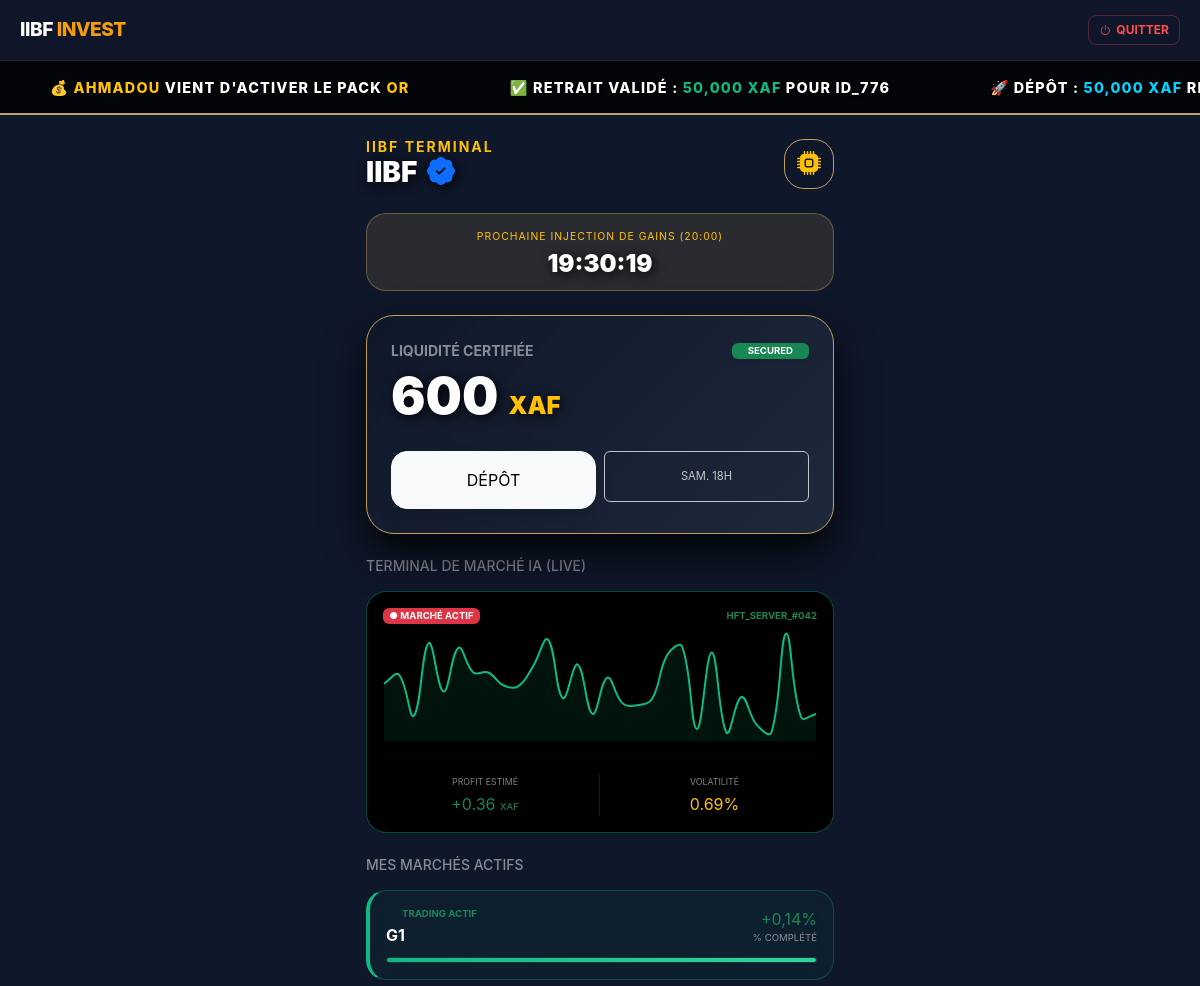
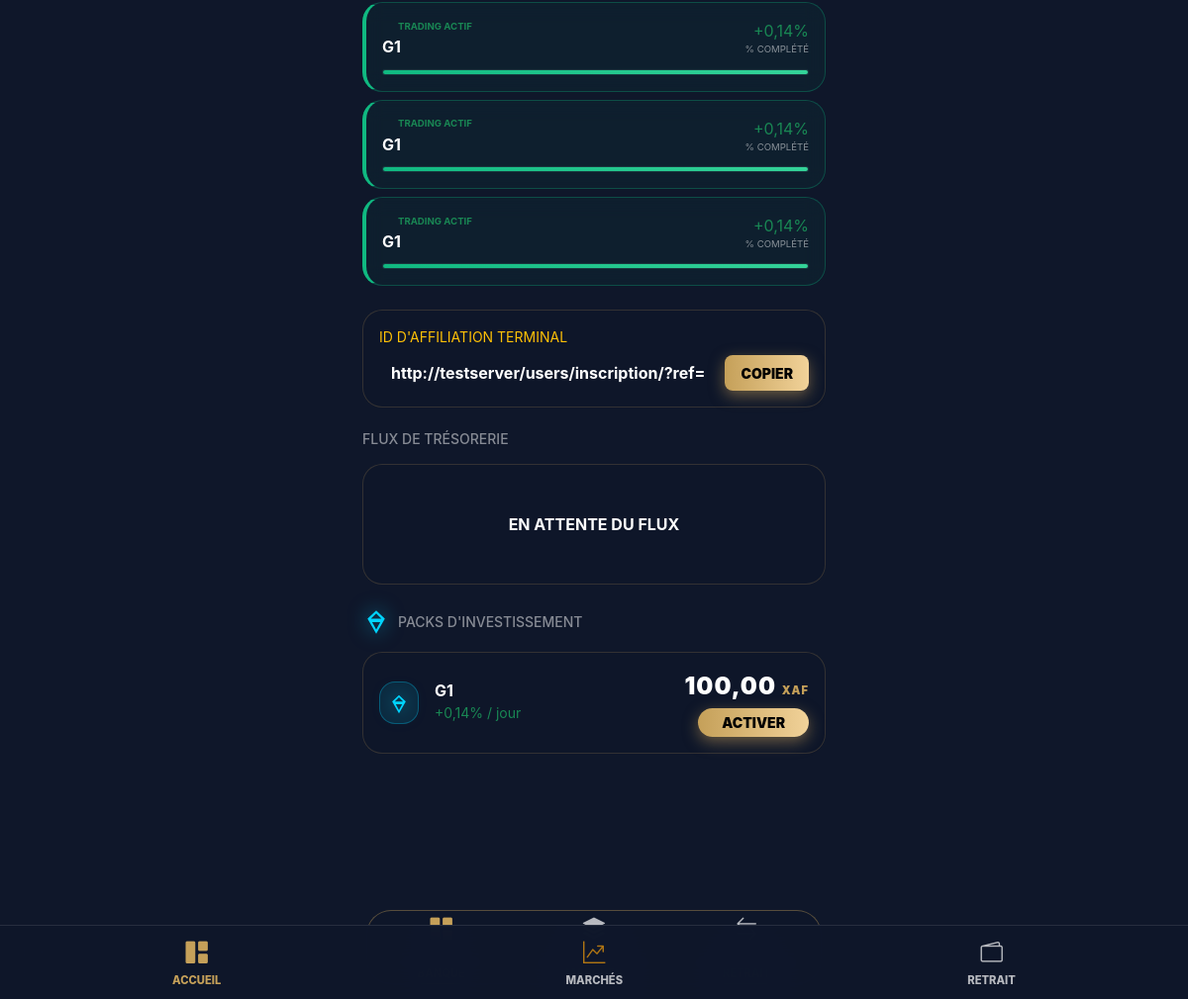
The page /dashboard/ (signed in) on the database its author committed (2 pictures, top to bottom).
### ponzi/models.py (models this page shows, shortened)
class Investissement(models.Model):
    utilisateur = models.ForeignKey(User, on_delete=models.CASCADE)
    grille = models.ForeignKey(Grille, on_delete=models.CASCADE)
    date_activation = models.DateTimeField(auto_now_add=True)
    actif = models.BooleanField(default=True)

class Grille(models.Model):
    nom = models.CharField(max_length=100)
    montant = models.DecimalField(max_digits=12, decimal_places=2)
    pourcentage_gain = models.DecimalField(max_digits=5, decimal_places=2)
    duree_jours = models.IntegerField(default=30)

### ponzi/views.py (the view)
# urls.py: path('dashboard/', views.dashboard_view, name='dashboard'),
@login_required
def dashboard_view(request):
    profil = request.user.profil
    mes_investissements = Investissement.objects.filter(
        utilisateur=request.user,
        actif=True
    ).select_related('grille')
    derniers_gains = HistoriqueGain.objects.filter(profil=profil).order_by('-date_distribution')[:7]
    maintenant = timezone.now()
    peut_retirer = (maintenant.weekday() == 5 and maintenant.hour >= 18)
    context = {
        'profil': profil,
        'mes_investissements': mes_investissements,
        'derniers_gains': derniers_gains,
        'peut_retirer': peut_retirer,
        'grilles': Grille.objects.all().order_by('montant'),
    }
    return render(request, 'ponzi/dashboard.html', context)

### templates/ponzi/dashboard.html (shortened to what this page needs)
{% extends "ponzi/base.html" %}
{% block content %}
<div class="ticker-wrap">
    <div id="dynamic-ticker" class="ticker"></div>
</div>
<div class="app-container px-3">
    <div class="d-flex justify-content-between align-items-center pt-4 mb-4">
        <div>
            <h6 class="text-warning fw-bold mb-0 small" style="letter-spacing: 2px;">IIBF TERMINAL</h6>
            <h3 class="text-wao mb-0 text-white">{{ user.username }} <i class="bi bi-patch-check-fill text-primary ms-1"></i></h3>
        </div>
        <div class="glass-card p-2 d-flex align-items-center justify-content-center" style="width: 50px; height: 50px; border: 1px solid var(--bank-gold) !important;">
            <i class="bi bi-cpu-fill text-warning fs-4"></i>
        </div>
    </div>
    <div class="glass-card p-2 text-center mb-4 border-warning" style="background: rgba(197, 160, 89, 0.15); border: 1px solid rgba(197, 160, 89, 0.4) !important;">
        <small class="text-warning fw-900 text-uppercase" style="font-size: 0.65rem; letter-spacing: 1px;">Prochaine Injection de Gains (20:00)</small>
        <div id="countdown" class="text-wao fs-4 text-white">00:00:00</div>
    </div>
    <div class="card-wallet p-4 mb-4">
        <div class="d-flex justify-content-between align-items-center mb-1">
            <span class="text-white-50 fw-bold small">LIQUIDITÉ CERTIFIÉE</span>
            <span class="badge bg-success text-white fw-bold shadow-sm px-3" style="font-size: 0.6rem;">SECURED</span>
        </div>
        <h1 class="text-wao mb-4 text-white" style="font-size: 3.2rem;">
            <span id="votre-solde">0</span> <span class="fs-4 text-warning">XAF</span>
        </h1>
        <div class="row g-2">
            <div class="col-6">
                <a href="https://wa.me/237687391981?text=Dépôt%20ID:{{user.id}}" class="btn btn-light w-100 py-3 fw-900 rounded-4 shadow">DÉPÔT</a>
            </div>
            <div class="col-6">
                {% if peut_retirer %}
                    <a href="{% url 'demander_retrait' %}" class="btn btn-activate w-100 py-3 shadow">RETRAIT</a>
                {% else %}
                    <button class="btn btn-outline-light w-100 py-3 opacity-75 fw-900" style="font-size: 0.7rem;" onclick="alert('Retrait disponible Samedi à 18h')">SAM. 18H</button>
                {% endif %}
            </div>
        </div>
    </div>
    <div class="mb-4">
        <h6 class="text-white-50 fw-900 small mb-3 text-uppercase">Terminal de Marché IA (Live)</h6>
        <div class="glass-card p-3" style="background: #000; border: 1px solid rgba(16, 185, 129, 0.4);">
            <div class="d-flex justify-content-between align-items-center mb-2">
                <span class="badge bg-danger blink" style="font-size: 0.6rem;">● MARCHÉ ACTIF</span>
                <span class="text-success small fw-bold" style="font-size: 0.6rem;">HFT_SERVER_#042</span>
            </div>
            <div style="height: 110px; position: relative;">
                <canvas id="tradingChart"></canvas>
            </div>
            <hr style="border-color: rgba(255,255,255,0.1);">
            <div class="row text-center mt-3">
                <div class="col-6 border-end border-white border-opacity-10">
                    <small class="text-white-50 d-block mb-1" style="font-size: 0.55rem;">PROFIT ESTIMÉ</small>
                    <span id="live-profit" class="text-success fw-900">+0.00</span> <small class="text-success" style="font-size: 0.6rem;">XAF</small>
                </div>
                <div class="col-6">
                    <small class="text-white-50 d-block mb-1" style="font-size: 0.55rem;">VOLATILITÉ</small>
                    <span id="live-vol" class="text-warning fw-900">0.84%</span>
                </div>
            </div>
        </div>
    </div>
    <div class="mb-4">
        <h6 class="text-white-50 fw-900 small mb-3 text-uppercase">Mes Marchés Actifs</h6>
        {% for inv in mes_investissements %}
        <div class="glass-card p-3 mb-2 active-market-card">
            <div class="d-flex justify-content-between align-items-center">
                <div>
                    <div class="d-flex align-items-center mb-1">
                        <span class="text-success fw-bold small" style="font-size: 0.6rem;">TRADING ACTIF</span>
                    </div>
                    <h6 class="fw-bold mb-0 text-white">{{ inv.grille.nom }}</h6>
                </div>
                <div class="text-end">
                    <div class="text-success fw-900">+{{ inv.grille.pourcentage_gain }}%</div>
                    <div class="text-white-50" style="font-size: 0.6rem;">{{ inv.progression_pourcentage }}% COMPLÉTÉ</div>
                </div>
            </div>
            <div class="progress-container">
                <div class="progress-bar-neon" style="width: {{ inv.progression_pourcentage }}%;"></div>
            </div>
        </div>
        {% empty %}
        <div class="glass-card p-3 text-center opacity-50">
            <small class="text-white-50">AUCUN MARCHÉ ACTIF</small>
        </div>
        {% endfor %}
    </div>
    <div class="glass-card p-3 mb-4">
        <label class="text-warning fw-900 small mb-2 d-block">ID D'AFFILIATION TERMINAL</label>
        <div class="input-group">
            <input type="text" class="form-control bg-transparent border-0 text-white fw-bold small" id="refLink"
                   value="http://{{ request.get_host }}{% url 'inscription' %}?ref={{ profil.code_parrainage }}" readonly>
            <button class="btn btn-activate btn-sm px-3 rounded-3" onclick="copyRef()">COPIER</button>
        </div>
    </div>
    <div class="mb-4">
        <h6 class="text-white-50 fw-900 small mb-3 text-uppercase">Flux de Trésorerie</h6>
        <div class="glass-card overflow-hidden">
            {% if derniers_gains %}
                {% for gain in derniers_gains %}
                <div class="d-flex align-items-center p-3 border-bottom border-white border-opacity-10">
                    <i class="bi bi-arrow-down-left-circle text-success fs-4 me-3"></i>
                    <div class="flex-grow-1">
                        <div class="text-white fw-bold small">Crédit Dividende</div>
                        <div class="text-white-50 small" style="font-size: 0.6rem;">{{ gain.date_distribution|date:"d M, H:i" }}</div>
                    </div>
                    <div class="text-success fw-900 text-wao">+{{ gain.montant }}</div>
                </div>
                {% endfor %}
            {% else %}
                <div class="p-5 text-center">
                    <p class="text-white fw-bold mb-0">EN ATTENTE DU FLUX</p>
                </div>
            {% endif %}
        </div>
    </div>
    <div class="mb-5">
        <div class="d-flex align-items-center mb-3">
            <svg class="diamond-blue me-2" viewBox="0 0 24 24">
                <path d="M12 2L4.5 9L12 22L19.5 9L12 2M12 4.4L16.6 9H7.4L12 4.4M12 18.5L8.5 12H15.5L12 18.5Z"/>
            </svg>
            <h6 class="text-white-50 fw-900 small mb-0 text-uppercase">PACKS D'INVESTISSEMENT</h6>
        </div>
        {% for g in grilles %}
        <div class="glass-card p-3 mb-3">
            <div class="d-flex align-items-center justify-content-between">
                <div class="d-flex align-items-center">
                    <div class="rounded-4 p-2 me-3" style="background: rgba(0, 212, 255, 0.1); border: 1px solid rgba(0, 212, 255, 0.3);">
                        <svg class="diamond-blue" style="width: 22px; height: 22px;" viewBox="0 0 24 24">
                            <path d="M12 2L4.5 9L12 22L19.5 9L12 2M12 4.4L16.6 9H7.4L12 4.4M12 18.5L8.5 12H15.5L12 18.5Z"/>
                        </svg>
                    </div>
                    <div>
                        <h6 class="fw-bold mb-0 text-white">{{ g.nom }}</h6>
                        <span class="text-success small fw-900">+{{ g.pourcentage_gain }}% / jour</span>
                    </div>
                </div>
                <div class="text-end">
                    <div class="investment-price mb-1">{{ g.montant }} <span style="font-size: 0.7rem; color: var(--bank-gold);">XAF</span></div>
                    {% if profil.solde >= g.montant %}
                    <form action="{% url 'activer_pack' g.id %}" method="POST">
                        <button class="btn btn-activate btn-sm px-4">ACTIVER</button>
                    </form>
                    {% else %}
                    <button class="btn btn-outline-secondary btn-sm px-3 fw-bold opacity-50" disabled>SOLDE</button>
                    {% endif %}
                </div>
            </div>
        </div>
        {% endfor %}
    </div>
</div>
<nav class="bottom-nav">
    <a href="{% url 'dashboard' %}" class="nav-item active"><br>BANQUE</a>
    <a href="#" class="nav-item"><br>MARCHÉS</a>
    <a href="{% url 'demander_retrait' %}" class="nav-item"><br>RETRAIT</a>
</nav>
{% endblock %}

### templates/ponzi/base.html (shortened to what this page needs)
<!DOCTYPE html>
<html lang="fr">
<head>
    <link href="https://cdn.jsdelivr.net/npm/bootstrap@5.3.0/dist/css/bootstrap.min.css" rel="stylesheet">
    <link rel="stylesheet" href="https://cdn.jsdelivr.net/npm/bootstrap-icons@1.11.0/font/bootstrap-icons.css">
</head>
<body>
    <div class="app-viewport">
        {% if user.is_authenticated %}
        <header class="app-header">
            <h1 class="brand-logo">IIBF <span class="text-gold">INVEST</span></h1>
            <a href="javascript:void(0)" onclick="if(confirm('Fermer votre session ?')) document.getElementById('logout-form').submit();" class="btn-logout-top">
                <i class="bi bi-power"></i>
                <span>QUITTER</span>
            </a>
        </header>
        {% endif %}
        <main class="content-body">
            {% block content %}
            {% endblock %}
        </main>
        {% if user.is_authenticated %}
        <nav class="mobile-nav">
            <a href="{% url 'dashboard' %}" class="nav-item {% if request.resolver_match.url_name == 'dashboard' %}active{% endif %}">
                <i class="bi bi-grid-1x2-fill"></i>
                <span>ACCUEIL</span>
            </a>
            <a href="{% url 'packs' %}" class="nav-item {% if request.resolver_match.url_name == 'packs' %}active{% endif %}">
                <i class="bi bi-graph-up-arrow text-gold"></i>
                <span>MARCHÉS</span>
            </a>
            <a href="{% url 'demander_retrait' %}" class="nav-item {% if request.resolver_match.url_name == 'demander_retrait' %}active{% endif %}">
                <i class="bi bi-wallet2"></i>
                <span>RETRAIT</span>
            </a>
        </nav>
        {% endif %}
    </div>
</body>
</html>

### templates/ponzi/base.html (style rules this page uses)
:root { --iibf-dark: #0f172a; --iibf-accent: #3b82f6; --iibf-gold: #f59e0b; --iibf-card: rgba(30, 41, 59, 0.7); --iibf-danger: #ff4d4d; }
body { font-family: 'Plus Jakarta Sans', sans-serif; background-color: var(--iibf-dark); color: #ffffff; margin: 0; padding: 0; overflow-x: hidden; }
.app-viewport { width: 100%; margin: 0 auto; min-height: 100vh; display: flex; flex-direction: column; background-color: var(--iibf-dark); }
.app-header { display: flex; justify-content: space-between; align-items: center; padding: 15px 20px; background: rgba(15, 23, 42, 0.95); border-bottom: 1px solid rgba(255, 255, 255, 0.05); position: sticky; top: 0; z-index: 1001; }
.brand-logo { font-weight: 800; font-size: 1.2rem; margin: 0; letter-spacing: -0.5px; }
.btn-logout-top { color: var(--iibf-danger); text-decoration: none !important; font-size: 0.75rem; font-weight: 700; display: flex; align-items: center; gap: 5px; padding: 5px 10px; border: 1px solid rgba(255, 77, 77, 0.3); border-radius: 8px; }
.content-body { flex: 1; padding-bottom: 90px; }
.mobile-nav { position: fixed; bottom: 0; left: 0; right: 0; height: 75px; background: rgba(15, 23, 42, 0.98); backdrop-filter: blur(20px); display: flex; justify-content: space-around; align-items: center; border-top: 1px solid rgba(255, 255, 255, 0.1); z-index: 1000; }
.nav-item { text-decoration: none !important; color: rgba(255, 255, 255, 0.4); display: flex; flex-direction: column; align-items: center; font-size: 0.65rem; font-weight: 700; }
.nav-item i { font-size: 1.4rem; margin-bottom: 3px; }
.nav-item.active { color: var(--iibf-accent); }
.text-gold { color: var(--iibf-gold) !important; }

### rows shown on the page
Investissement: grille.nom "G1", grille.pourcentage_gain "0,14"
Investissement: grille.nom "G1", grille.pourcentage_gain "0,14"
Investissement: grille.nom "G1", grille.pourcentage_gain "0,14"
Investissement: grille.nom "G1", grille.pourcentage_gain "0,14"
Grille: nom "G1", pourcentage_gain "0,14", montant "100,00", shows "ACTIVER"

### other values the page prints
{{ user.username }} "IIBF"
